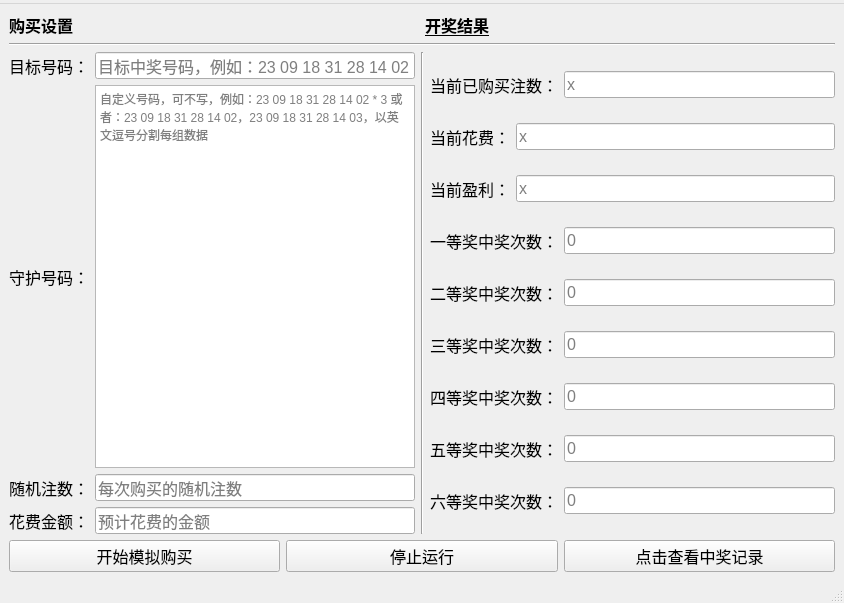
<?xml version="1.0" encoding="UTF-8"?>
<ui version="4.0">
 <class>MainWindow</class>
 <widget class="QMainWindow" name="MainWindow">
  <property name="geometry">
   <rect>
    <x>0</x>
    <y>0</y>
    <width>844</width>
    <height>603</height>
   </rect>
  </property>
  <property name="windowTitle">
   <string>MainWindow</string>
  </property>
  <widget class="QWidget" name="centralwidget">
   <layout class="QVBoxLayout" name="verticalLayout_4">
    <item>
     <layout class="QHBoxLayout" name="horizontalLayout_15">
      <item>
       <widget class="QLabel" name="label_4">
        <property name="maximumSize">
         <size>
          <width>16777215</width>
          <height>21</height>
         </size>
        </property>
        <property name="font">
         <font>
          <pointsize>12</pointsize>
          <bold>true</bold>
          <underline>true</underline>
         </font>
        </property>
        <property name="text">
         <string>购买设置</string>
        </property>
       </widget>
      </item>
      <item>
       <widget class="QLabel" name="label_5">
        <property name="font">
         <font>
          <pointsize>12</pointsize>
          <bold>true</bold>
          <underline>true</underline>
         </font>
        </property>
        <property name="text">
         <string>开奖结果</string>
        </property>
       </widget>
      </item>
     </layout>
    </item>
    <item>
     <layout class="QVBoxLayout" name="verticalLayout_3">
      <item>
       <widget class="Line" name="line">
        <property name="orientation">
         <enum>Qt::Horizontal</enum>
        </property>
       </widget>
      </item>
      <item>
       <layout class="QHBoxLayout" name="horizontalLayout_16">
        <item>
         <layout class="QVBoxLayout" name="verticalLayout">
          <item>
           <layout class="QHBoxLayout" name="horizontalLayout">
            <item>
             <widget class="QLabel" name="label">
              <property name="font">
               <font>
                <pointsize>12</pointsize>
                <italic>false</italic>
                <bold>false</bold>
               </font>
              </property>
              <property name="text">
               <string>目标号码：</string>
              </property>
             </widget>
            </item>
            <item>
             <widget class="QLineEdit" name="lineEdit">
              <property name="font">
               <font>
                <pointsize>12</pointsize>
               </font>
              </property>
              <property name="placeholderText">
               <string>目标中奖号码，例如：23 09 18 31 28 14 02</string>
              </property>
             </widget>
            </item>
           </layout>
          </item>
          <item>
           <layout class="QHBoxLayout" name="horizontalLayout_3">
            <item>
             <widget class="QLabel" name="label_2">
              <property name="font">
               <font>
                <pointsize>12</pointsize>
                <italic>false</italic>
                <bold>false</bold>
               </font>
              </property>
              <property name="text">
               <string>守护号码：</string>
              </property>
             </widget>
            </item>
            <item>
             <widget class="QTextEdit" name="textEdit">
              <property name="documentTitle">
               <string/>
              </property>
              <property name="placeholderText">
               <string>自定义号码，可不写，例如：23 09 18 31 28 14 02 * 3 或者：23 09 18 31 28 14 02，23 09 18 31 28 14 03，以英文逗号分割每组数据</string>
              </property>
             </widget>
            </item>
           </layout>
          </item>
          <item>
           <layout class="QHBoxLayout" name="horizontalLayout_2">
            <item>
             <widget class="QLabel" name="label_3">
              <property name="font">
               <font>
                <pointsize>12</pointsize>
                <italic>false</italic>
                <bold>false</bold>
               </font>
              </property>
              <property name="text">
               <string>随机注数：</string>
              </property>
             </widget>
            </item>
            <item>
             <widget class="QLineEdit" name="lineEdit_2">
              <property name="font">
               <font>
                <pointsize>12</pointsize>
               </font>
              </property>
              <property name="placeholderText">
               <string>每次购买的随机注数</string>
              </property>
             </widget>
            </item>
           </layout>
          </item>
          <item>
           <layout class="QHBoxLayout" name="horizontalLayout_10">
            <item>
             <widget class="QLabel" name="label_12">
              <property name="font">
               <font>
                <pointsize>12</pointsize>
                <italic>false</italic>
                <bold>false</bold>
               </font>
              </property>
              <property name="text">
               <string>花费金额：</string>
              </property>
             </widget>
            </item>
            <item>
             <widget class="QLineEdit" name="lineEdit_9">
              <property name="font">
               <font>
                <pointsize>12</pointsize>
               </font>
              </property>
              <property name="placeholderText">
               <string>预计花费的金额</string>
              </property>
             </widget>
            </item>
           </layout>
          </item>
         </layout>
        </item>
        <item>
         <widget class="Line" name="line_2">
          <property name="orientation">
           <enum>Qt::Vertical</enum>
          </property>
         </widget>
        </item>
        <item>
         <layout class="QVBoxLayout" name="verticalLayout_2">
          <item>
           <layout class="QHBoxLayout" name="horizontalLayout_11">
            <item>
             <widget class="QLabel" name="label_13">
              <property name="font">
               <font>
                <pointsize>12</pointsize>
                <italic>false</italic>
                <bold>false</bold>
               </font>
              </property>
              <property name="text">
               <string>当前已购买注数：</string>
              </property>
             </widget>
            </item>
            <item>
             <widget class="QLineEdit" name="lineEdit_11">
              <property name="font">
               <font>
                <pointsize>12</pointsize>
               </font>
              </property>
              <property name="placeholderText">
               <string>x</string>
              </property>
             </widget>
            </item>
           </layout>
          </item>
          <item>
           <layout class="QHBoxLayout" name="horizontalLayout_12">
            <item>
             <widget class="QLabel" name="label_14">
              <property name="font">
               <font>
                <pointsize>12</pointsize>
                <italic>false</italic>
                <bold>false</bold>
               </font>
              </property>
              <property name="text">
               <string>当前花费：</string>
              </property>
             </widget>
            </item>
            <item>
             <widget class="QLineEdit" name="lineEdit_12">
              <property name="font">
               <font>
                <pointsize>12</pointsize>
               </font>
              </property>
              <property name="placeholderText">
               <string>x</string>
              </property>
             </widget>
            </item>
           </layout>
          </item>
          <item>
           <layout class="QHBoxLayout" name="horizontalLayout_13">
            <item>
             <widget class="QLabel" name="label_15">
              <property name="font">
               <font>
                <pointsize>12</pointsize>
                <italic>false</italic>
                <bold>false</bold>
               </font>
              </property>
              <property name="text">
               <string>当前盈利：</string>
              </property>
             </widget>
            </item>
            <item>
             <widget class="QLineEdit" name="lineEdit_13">
              <property name="font">
               <font>
                <pointsize>12</pointsize>
               </font>
              </property>
              <property name="placeholderText">
               <string>x</string>
              </property>
             </widget>
            </item>
           </layout>
          </item>
          <item>
           <layout class="QHBoxLayout" name="horizontalLayout_4">
            <item>
             <widget class="QLabel" name="label_6">
              <property name="font">
               <font>
                <pointsize>12</pointsize>
                <italic>false</italic>
                <bold>false</bold>
               </font>
              </property>
              <property name="text">
               <string>一等奖中奖次数：</string>
              </property>
             </widget>
            </item>
            <item>
             <widget class="QLineEdit" name="lineEdit_3">
              <property name="font">
               <font>
                <pointsize>12</pointsize>
               </font>
              </property>
              <property name="placeholderText">
               <string>0</string>
              </property>
             </widget>
            </item>
           </layout>
          </item>
          <item>
           <layout class="QHBoxLayout" name="horizontalLayout_5">
            <item>
             <widget class="QLabel" name="label_7">
              <property name="font">
               <font>
                <pointsize>12</pointsize>
                <italic>false</italic>
                <bold>false</bold>
               </font>
              </property>
              <property name="text">
               <string>二等奖中奖次数：</string>
              </property>
             </widget>
            </item>
            <item>
             <widget class="QLineEdit" name="lineEdit_4">
              <property name="font">
               <font>
                <pointsize>12</pointsize>
               </font>
              </property>
              <property name="placeholderText">
               <string>0</string>
              </property>
             </widget>
            </item>
           </layout>
          </item>
          <item>
           <layout class="QHBoxLayout" name="horizontalLayout_6">
            <item>
             <widget class="QLabel" name="label_8">
              <property name="font">
               <font>
                <pointsize>12</pointsize>
                <italic>false</italic>
                <bold>false</bold>
               </font>
              </property>
              <property name="text">
               <string>三等奖中奖次数：</string>
              </property>
             </widget>
            </item>
            <item>
             <widget class="QLineEdit" name="lineEdit_5">
              <property name="font">
               <font>
                <pointsize>12</pointsize>
               </font>
              </property>
              <property name="placeholderText">
               <string>0</string>
              </property>
             </widget>
            </item>
           </layout>
          </item>
          <item>
           <layout class="QHBoxLayout" name="horizontalLayout_7">
            <item>
             <widget class="QLabel" name="label_9">
              <property name="font">
               <font>
                <pointsize>12</pointsize>
                <italic>false</italic>
                <bold>false</bold>
               </font>
              </property>
              <property name="text">
               <string>四等奖中奖次数：</string>
              </property>
             </widget>
            </item>
            <item>
             <widget class="QLineEdit" name="lineEdit_6">
              <property name="font">
               <font>
                <pointsize>12</pointsize>
               </font>
              </property>
              <property name="placeholderText">
               <string>0</string>
              </property>
             </widget>
            </item>
           </layout>
          </item>
          <item>
           <layout class="QHBoxLayout" name="horizontalLayout_8">
            <item>
             <widget class="QLabel" name="label_10">
              <property name="font">
               <font>
                <pointsize>12</pointsize>
                <italic>false</italic>
                <bold>false</bold>
               </font>
              </property>
              <property name="text">
               <string>五等奖中奖次数：</string>
              </property>
             </widget>
            </item>
            <item>
             <widget class="QLineEdit" name="lineEdit_7">
              <property name="font">
               <font>
                <pointsize>12</pointsize>
               </font>
              </property>
              <property name="placeholderText">
               <string>0</string>
              </property>
             </widget>
            </item>
           </layout>
          </item>
          <item>
           <layout class="QHBoxLayout" name="horizontalLayout_9">
            <item>
             <widget class="QLabel" name="label_11">
              <property name="font">
               <font>
                <pointsize>12</pointsize>
                <italic>false</italic>
                <bold>false</bold>
               </font>
              </property>
              <property name="text">
               <string>六等奖中奖次数：</string>
              </property>
             </widget>
            </item>
            <item>
             <widget class="QLineEdit" name="lineEdit_8">
              <property name="font">
               <font>
                <pointsize>12</pointsize>
               </font>
              </property>
              <property name="placeholderText">
               <string>0</string>
              </property>
             </widget>
            </item>
           </layout>
          </item>
         </layout>
        </item>
       </layout>
      </item>
     </layout>
    </item>
    <item>
     <layout class="QHBoxLayout" name="horizontalLayout_14">
      <item>
       <widget class="QPushButton" name="pushButton">
        <property name="font">
         <font>
          <pointsize>12</pointsize>
         </font>
        </property>
        <property name="text">
         <string>开始模拟购买</string>
        </property>
       </widget>
      </item>
      <item>
       <widget class="QPushButton" name="pushButton_3">
        <property name="font">
         <font>
          <pointsize>12</pointsize>
         </font>
        </property>
        <property name="text">
         <string>停止运行</string>
        </property>
       </widget>
      </item>
      <item>
       <widget class="QPushButton" name="pushButton_2">
        <property name="font">
         <font>
          <pointsize>12</pointsize>
         </font>
        </property>
        <property name="text">
         <string>点击查看中奖记录</string>
        </property>
       </widget>
      </item>
     </layout>
    </item>
   </layout>
  </widget>
  <widget class="QMenuBar" name="menubar">
   <property name="geometry">
    <rect>
     <x>0</x>
     <y>0</y>
     <width>844</width>
     <height>22</height>
    </rect>
   </property>
   <property name="accessibleName">
    <string>彩票模拟器</string>
   </property>
   <widget class="QMenu" name="menu">
    <property name="title">
     <string/>
    </property>
   </widget>
   <addaction name="menu"/>
  </widget>
  <widget class="QStatusBar" name="statusbar">
   <property name="accessibleName">
    <string>彩票模拟器</string>
   </property>
  </widget>
 </widget>
 <resources/>
 <connections/>
</ui>
